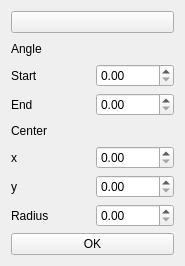
<?xml version="1.0" encoding="UTF-8"?>
<ui version="4.0">
 <class>Arc_wid</class>
 <widget class="QWidget" name="Arc_wid">
  <property name="geometry">
   <rect>
    <x>0</x>
    <y>0</y>
    <width>185</width>
    <height>266</height>
   </rect>
  </property>
  <property name="windowTitle">
   <string>Form</string>
  </property>
  <layout class="QVBoxLayout" name="verticalLayout_3">
   <item>
    <widget class="QPushButton" name="Cancel">
     <property name="text">
      <string/>
     </property>
     <property name="icon">
      <iconset resource="GUI_PSN.qrc">
       <normaloff>:/images/cross.png</normaloff>:/images/cross.png</iconset>
     </property>
    </widget>
   </item>
   <item>
    <layout class="QVBoxLayout" name="verticalLayout">
     <item>
      <widget class="QLabel" name="label_7">
       <property name="text">
        <string>Angle</string>
       </property>
      </widget>
     </item>
     <item>
      <layout class="QHBoxLayout" name="horizontalLayout">
       <item>
        <widget class="QLabel" name="label">
         <property name="text">
          <string>Start</string>
         </property>
        </widget>
       </item>
       <item>
        <widget class="QDoubleSpinBox" name="StAng"/>
       </item>
      </layout>
     </item>
     <item>
      <layout class="QHBoxLayout" name="horizontalLayout_4">
       <item>
        <widget class="QLabel" name="label_4">
         <property name="text">
          <string>End</string>
         </property>
        </widget>
       </item>
       <item>
        <widget class="QDoubleSpinBox" name="EnAng"/>
       </item>
      </layout>
     </item>
    </layout>
   </item>
   <item>
    <layout class="QVBoxLayout" name="verticalLayout_2">
     <item>
      <widget class="QLabel" name="label_3">
       <property name="text">
        <string>Center</string>
       </property>
      </widget>
     </item>
     <item>
      <layout class="QHBoxLayout" name="horizontalLayout_3">
       <item>
        <widget class="QLabel" name="label_5">
         <property name="text">
          <string>x</string>
         </property>
        </widget>
       </item>
       <item>
        <widget class="QDoubleSpinBox" name="Cent_x"/>
       </item>
      </layout>
     </item>
     <item>
      <layout class="QHBoxLayout" name="horizontalLayout_7">
       <item>
        <widget class="QLabel" name="label_6">
         <property name="text">
          <string>y</string>
         </property>
        </widget>
       </item>
       <item>
        <widget class="QDoubleSpinBox" name="Cent_y"/>
       </item>
      </layout>
     </item>
    </layout>
   </item>
   <item>
    <layout class="QHBoxLayout" name="horizontalLayout_2">
     <item>
      <widget class="QLabel" name="label_2">
       <property name="text">
        <string>Radius</string>
       </property>
      </widget>
     </item>
     <item>
      <widget class="QDoubleSpinBox" name="Radius"/>
     </item>
    </layout>
   </item>
   <item>
    <widget class="QPushButton" name="OK">
     <property name="text">
      <string>OK</string>
     </property>
     <property name="icon">
      <iconset theme="Cancel"/>
     </property>
    </widget>
   </item>
  </layout>
 </widget>
 <resources>
  <include location="GUI_PSN.qrc"/>
 </resources>
 <connections/>
</ui>
